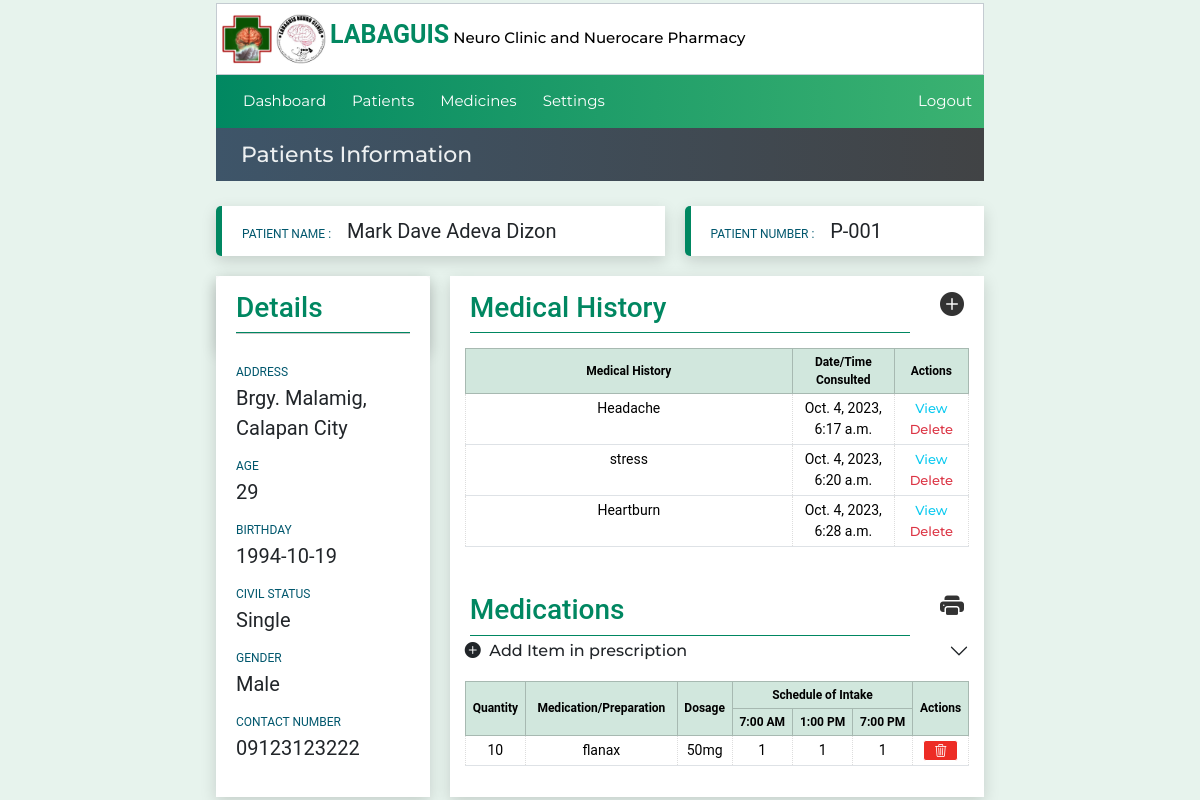
Before: /patientinfo/22 (signed in) with the older database file.
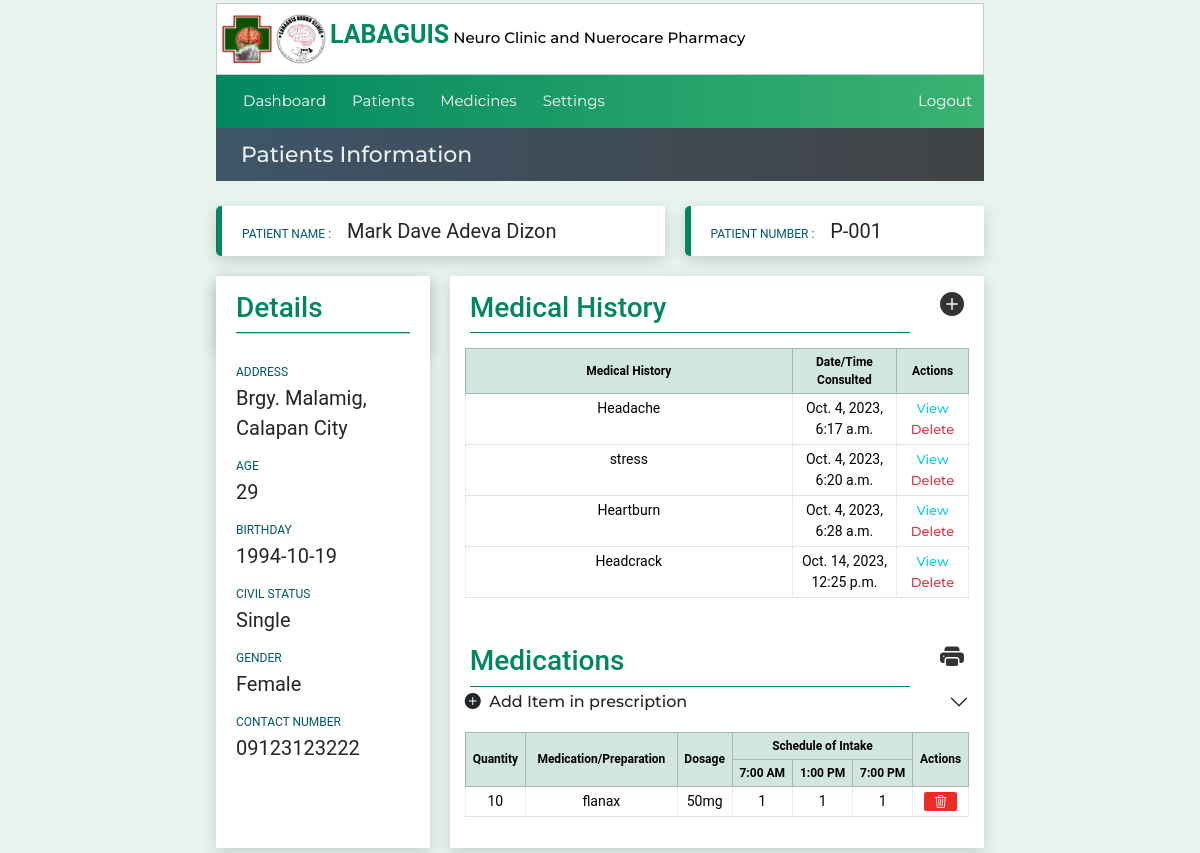
After: the same page with the newer database file.
### website/models.py (models this page shows, shortened)
class Patient(models.Model):
    created_at = models.DateTimeField(auto_now_add=True)
    patient_code=models.CharField(max_length=50)
    first_name = models.CharField(max_length=50)
    middle_name = models.CharField(max_length=50)
    last_name = models.CharField(max_length=50)
    age = models.CharField(max_length=50)
    bday = models.CharField(max_length=50,default='')
    civil_status = models.CharField(max_length=50,default='')
    gender = models.CharField(max_length=50)
    address = models.CharField(max_length=100)
    contact_number = models.CharField(max_length=50)

class Patienthistory(models.Model):
    created_at = models.DateTimeField(auto_now_add=True)
    consultCounter = models.CharField(max_length=50)
    patient_code=models.CharField(max_length=50)
    diagnosis = models.TextField(default="*under observation",max_length=500,null=True, blank=True)
    remarks = models.TextField(max_length=500,null=True, blank=True)

class Prescription(models.Model):
    created_at = models.DateField(auto_now_add=True)
    patient_code=models.CharField(max_length=50)
    quantity = models.CharField(max_length=50)
    medicine_name = models.CharField(max_length=100)
    dosage = models.CharField(max_length=50)
    morning = models.CharField(max_length=50)
    noon = models.CharField(max_length=50)
    evening = models.CharField(max_length=50)

### website/views.py (the view, shortened to what this page needs)
# urls.py: path('patientinfo/<int:pk>', views.patientinfo, name='patientinfo'),
@login_required(login_url="loginuser")
def patientinfo(request,pk):
    context = patientinfoData(pk)
    pCode=patientinfoData(pk)['patient_record'].patient_code
    return render(request, 'patientinfo.html',context)

### website/templatetags/custom_tags.py (called while the page is built)
@register.simple_tag
def Medhistory(pcode):
    Phistory = Patienthistory.objects.filter(patient_code=pcode)
    return Phistory

### website/views.py (called while the page is built)
def patientinfoData(pk):
    medicines_list = Medicinelist.objects.all()
    patient_record = Patient.objects.get(id=pk)
    medicationrecord = Prescription.objects.filter(patient_code=patient_record.patient_code)
    context = { 'medicationrecord': medicationrecord,
               'patient_record':patient_record,
               'medicines_list':medicines_list,
               'pCode':patient_record.patient_code,
               'pID':pk,
               }
    return context

### website/templates/patientinfo.html (shortened to what the changed rows need)
{% extends 'index.html' %}
{% load custom_tags %}
{% block content %}
<div class="info-row1">
  <div class="col1-info">
    <label class="lbl-pname">PATIENT NAME : &nbsp &nbsp </label>
    <label class="value-pname"
      >{{patient_record.first_name}} {{patient_record.middle_name}}
      {{patient_record.last_name }}
    </label>
  </div>
  <div class="col2-info">
    <label class="lbl-pname">PATIENT NUMBER : &nbsp &nbsp</label>
    <label class="value-pname">{{patient_record.patient_code}} </label>
  </div>
</div>
<div class="info-row2">
  <div class="detials-container">
    <div class="pdetails-body">
      <label class="lbl-pname">ADDRESS</label><br />
      <label class="value-pname">{{patient_record.address}} </label>
    </div>
    <div class="pdetails-body">
      <label class="lbl-pname">AGE</label><br />
      <label class="value-pname">{{patient_record.age}} </label>
    </div>
    <div class="pdetails-body">
      <label class="lbl-pname">BIRTHDAY</label><br />
      <label class="value-pname">{{patient_record.bday}} </label>
    </div>
    <div class="pdetails-body">
      <label class="lbl-pname">CIVIL STATUS</label><br />
      <label class="value-pname">{{patient_record.civil_status}} </label>
    </div>
    <div class="pdetails-body">
      <label class="lbl-pname">GENDER</label><br />
      <label class="value-pname">{{patient_record.gender}} </label>
    </div>
    <div class="pdetails-body">
      <label class="lbl-pname">CONTACT NUMBER</label><br />
      <label class="value-pname">{{patient_record.contact_number}} </label>
    </div>
  </div>
  <div class="details-history">
            {% block content1 %}
              <div class="medicalhistorytable">
                {% Medhistory patient_record.patient_code as records %}
                <table id="table-medications" class="table table-sm table-bordered">
                  <thead class="table-success">
                    <th colspan="5" width="65%">Medical History</th>
                    <th colspan="1">Date/Time Consulted</th>
                    <th colspan="1">Actions</th>
                </thead>
                {% for record in records %}
                <tr>
                <td colspan="5" width="65%">{{record.remarks}}
                  </td>
                <td colspan="1">{{record.created_at}}</td>
                <td colspan="1">
                  &nbsp <a class="link link-info" href="{% url "medicalhistoryinfo" patient_record.id record.id%}">View</a>
                  &nbsp <a class="link link-danger" href="{% url "deletemedicalhistory" patient_record.id record.id%}">Delete</a>
                </td>
                </tr>
                {% endfor %}
                </table>
                </div>
                <div class="accordion accordion-flush" id="accordionFlushExample">
                <div class="accordion-item">
                  <h2 class="accordion-header">
                    <button class="accordion-button collapsed" type="button" data-bs-toggle="collapse"
                      data-bs-target="#flush-collapseOne" aria-expanded="false" aria-controls="flush-collapseOne">
                      <i class="bi bi-plus-circle-fill"></i> &nbsp Add Item in prescription
                    </button>
                  </h2>
            <div class="medicalhistorytable">
            <table id="table-medications" class="table table-sm table-bordered">
              <thead class="table-success">
                <tr>
                <th rowspan="2">Quantity</th>
                <th rowspan="2">Medication/Preparation</th>
                <th rowspan="2">Dosage</th>
                <th colspan="3">Schedule of Intake</th>
                <th rowspan="2">Actions</th>
                </tr>
                <tr>
                  <th>7:00 AM</th>
                  <th>1:00 PM</th>
                  <th>7:00 PM</th>
                  </tr>
              </thead>
              <tbody>
                {% if medicationrecord %}
                {% for medrecord in medicationrecord %}
                <tr>
                <td>{{medrecord.quantity}}</td>
                <td>{{medrecord.medicine_name}}</td>
                <td>{{medrecord.dosage}}</td>
                <td>{{medrecord.morning}}</td>
                <td>{{medrecord.noon}}</td>
                <td>{{medrecord.evening}}</td>
                <td>
                  <a href="{% url "deleteitemprescription" patient_record.id medrecord.id %}" style="padding:0 10px;margin:0;" name="delete_presciption_item" type='submit' value="{{medrecord.id}}" id="link-delete">
                    <i class="bi bi-trash3"></i></a>
                </td>
                </tr>
                {% endfor %}
                {% else %}
                <td colspan="6">No current prescription data.</td>
                {% endif %}
              </tbody>
            </table>
            </div>
            {% endblock content1 %}
  </div>
</div>
{% endblock content %}

Changed rows visible on the page:
changed Patient "Mark Dave": gender "Male" → "Female"
added Patienthistory: remarks "Headcrack", created_at "Oct. 14, 2023, 12:25 p.m."
